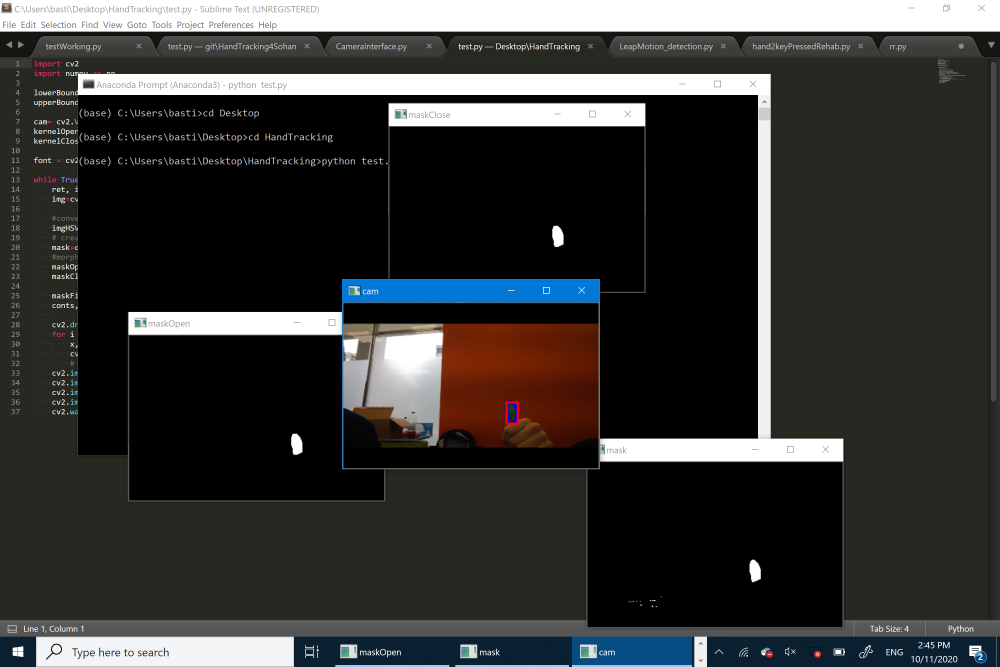
#> input picture OpenCV.png, 3000 x 2000 px, given in place of the camera (shown at 1/3 size)
$ python test_trackerbar.py   (older library calls are emulated)
#> lines starting #> are read from the running program, lines starting #| are printed output that depends on the picture
import numpy as np
import cv2
import tkinter as tk
from pynput.mouse import Button, Controller

def segmentation(mirror=False):

#> called with mirror = True
    lowerBound = np.array([41,0,0])
    upperBound = np.array([79, 255, 255])

    font = cv2.FONT_HERSHEY_SIMPLEX

    # creating mouse controller
    mouse=Controller()

    # find screen size

    root = tk.Tk()
    sx = root.winfo_screenwidth()
    sy = root.winfo_screenheight()
    camx,camy = 340,220
    print(sx,sy)

    cv2.namedWindow("color_hsv",1)

    cam= cv2.VideoCapture(0)
    kernelOpen=np.ones((5,5))
    kernelClose=np.ones((20,20))

    font = cv2.FONT_HERSHEY_SIMPLEX

    def nothing():
        pass

    #set trackbar
    hh = 'hue high'
    hl = 'hue low'
    sh = 'saturation high'
    sl = 'saturation low'
    vh = 'value high'
    vl = 'value low'

    #set ranges
    cv2.createTrackbar(hh, "color_hsv", upperBound[0],179, nothing)
    cv2.createTrackbar(hl, "color_hsv", lowerBound[0],179, nothing)
    cv2.createTrackbar(sh, "color_hsv", upperBound[1],255, nothing)
    cv2.createTrackbar(sl, "color_hsv", lowerBound[1],255, nothing)
    cv2.createTrackbar(vh, "color_hsv", upperBound[2],255, nothing)
    cv2.createTrackbar(vl, "color_hsv", lowerBound[2],255, nothing)

    thv= 'th1'

    cv2.createTrackbar(thv, "color_hsv", 127,255, nothing)

    # initialization variable
    pauseMode = False
    while True:

        ret, img=cam.read()
#> img is the input picture: shape (2000, 3000, 3); mean B, G, R 53.2, 54.5, 54.2
        img=cv2.resize(img,(340,220))
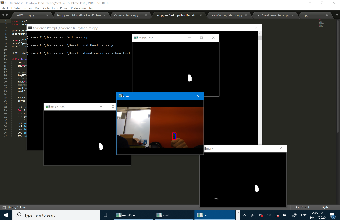
#> img: shape (220, 340, 3); mean B, G, R 52.7, 54, 53.5

        if not pauseMode:
            #convert BGR to HSV
            imgHSV= cv2.cvtColor(img,cv2.COLOR_BGR2HSV)
#> imgHSV: shape (220, 340, 3); mean H, S, V 21.4, 31.2, 58

            hul= cv2.getTrackbarPos(hl,"color_hsv")
            huh= cv2.getTrackbarPos(hh,"color_hsv")
            sal= cv2.getTrackbarPos(sl,"color_hsv")
            sah= cv2.getTrackbarPos(sh,"color_hsv")
            val= cv2.getTrackbarPos(vl,"color_hsv")
            vah= cv2.getTrackbarPos(vh,"color_hsv")
            thva= cv2.getTrackbarPos(thv,"color_hsv")

            hsvl = np.array([hul, sal, val], np.uint8)
            hsvh = np.array([huh, sah, vah], np.uint8)

            # create the Mask
            mask = cv2.inRange(imgHSV, hsvl, hsvh)
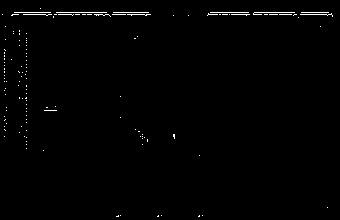
#> mask: shape (220, 340); 0.84% white in thin lines or dots

            res = cv2.bitwise_and(img, img, mask=mask)

            #morphology
            maskOpen=cv2.morphologyEx(mask,cv2.MORPH_OPEN,kernelOpen)
#> maskOpen: shape (220, 340); every value is 0
            maskClose=cv2.morphologyEx(maskOpen,cv2.MORPH_CLOSE,kernelClose)

            maskFinal=maskClose
            conts,h=cv2.findContours(maskFinal.copy(),cv2.RETR_EXTERNAL,cv2.CHAIN_APPROX_NONE)
#> conts = []; h = None

            cv2.drawContours(img,conts,-1,(255,0,0),3)

            for i in range(len(conts)):
                x,y,w,h=cv2.boundingRect(conts[i])
                cv2.rectangle(img,(x,y),(x+w,y+h),(0,0,255), 2)
#> this loop made 0 passes
                # cv2.cv.PutText(cv2.cv.fromarray(img), str(i+1),(x,y+h),font,(0,255,255))

            # Moments to find the center of the object detection
            for c in conts:
                M = cv2.moments(c)

                if M["m00"] != 0:
                    cX = int(M["m10"] / M["m00"])
                    cY = int(M["m01"] / M["m00"])
                else:
                    cX, cY = 0, 0
                tempStr = str(cX) + ", " + str(cY)
                cv2.circle(img, (cX,cY),2,(0,0,255),2) #make a dot at the center of the object
                mouseLoc = (sx - (cX * sx / camx), cY * sy / camy)
                mouse.position = mouseLoc
                # [5 lines of commented-out code are left out]
        cv2.imshow("cam", img)

        if cv2.waitKey(1) == 27:
#> (key Esc is pressed here)
            break  # esc to quit
    cv2.destroyAllWindows()


def main():
    segmentation(mirror=True)

if __name__ == '__main__':
    main()
